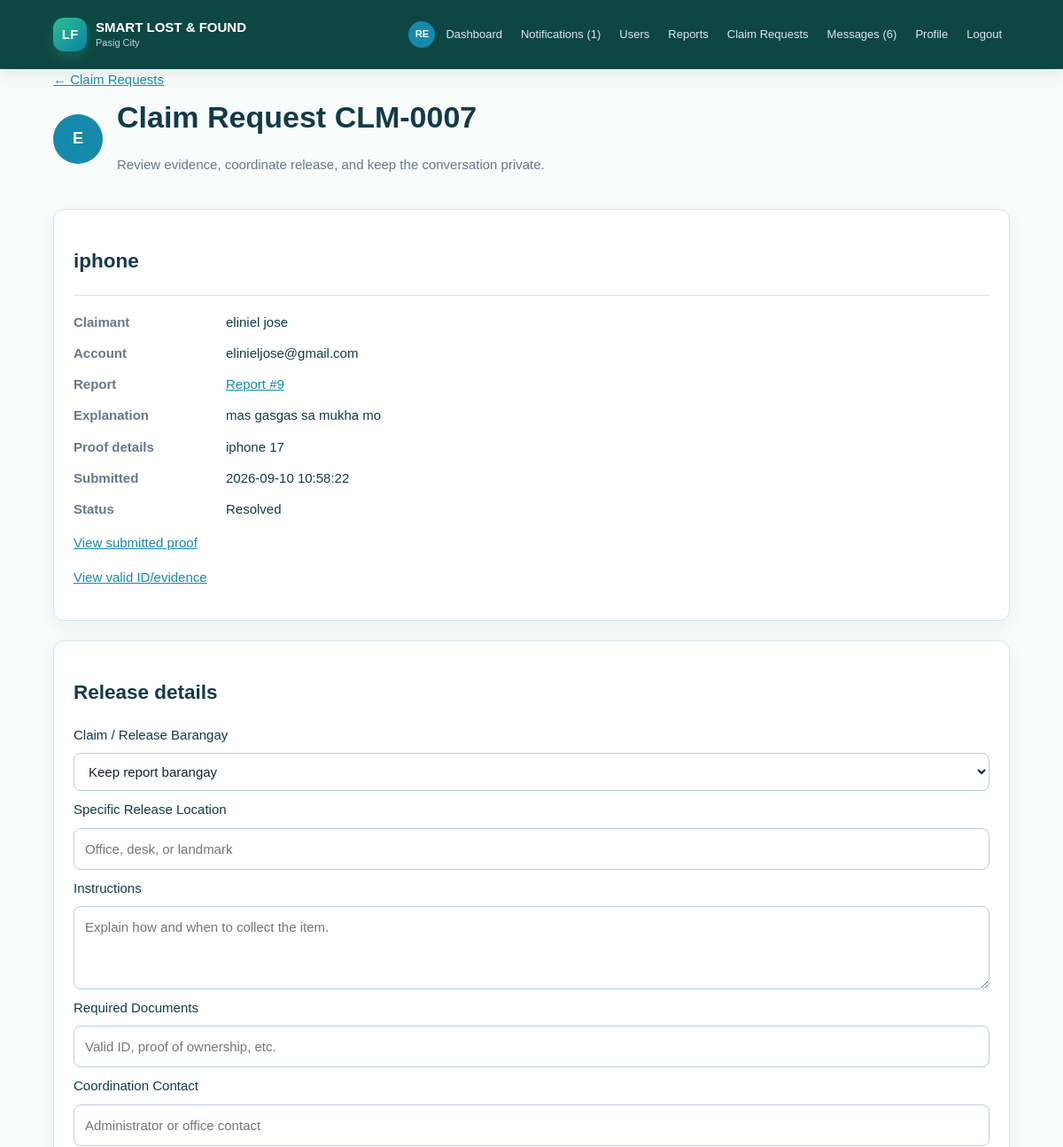
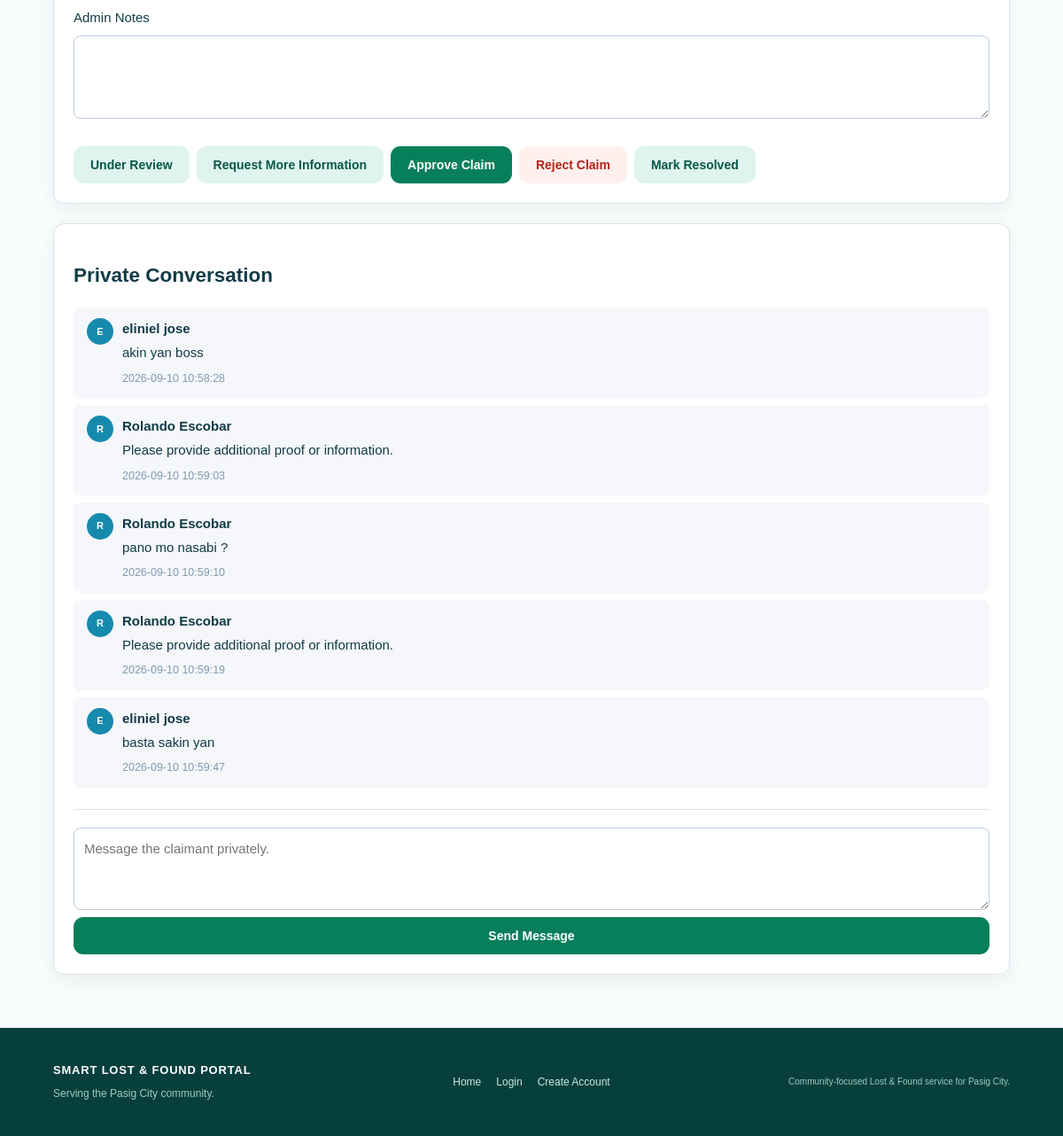
The page /admin/claims/7 (signed in) on the database its author committed (2 pictures, top to bottom).
### tables this page shows
CREATE TABLE users (id INTEGER PRIMARY KEY AUTOINCREMENT, username TEXT UNIQUE NOT NULL, email TEXT UNIQUE NOT NULL, password_hash TEXT NOT NULL, role TEXT NOT NULL DEFAULT 'STUDENT', full_name TEXT, student_id TEXT, security_question TEXT, security_answer_hash TEXT, account_status TEXT DEFAULT 'ACTIVE', created_at TEXT, profile_picture TEXT, theme_preference TEXT DEFAULT 'light');

CREATE TABLE claims (id INTEGER PRIMARY KEY AUTOINCREMENT, item_id INTEGER NOT NULL, claimant_id INTEGER NOT NULL, proof TEXT, status TEXT NOT NULL DEFAULT 'PENDING', admin_notes TEXT, created_at TEXT DEFAULT CURRENT_TIMESTAMP, reviewed_at TEXT, reason TEXT, proof_filename TEXT, id_filename TEXT, updated_at TEXT, release_barangay TEXT, release_location TEXT, release_instructions TEXT, required_documents TEXT, coordination_contact TEXT, FOREIGN KEY(item_id) REFERENCES items(id), FOREIGN KEY(claimant_id) REFERENCES users(id));

CREATE TABLE items (id INTEGER PRIMARY KEY AUTOINCREMENT, user_id INTEGER NOT NULL, item_type TEXT NOT NULL, item_name TEXT NOT NULL, category TEXT NOT NULL, location TEXT NOT NULL, item_date TEXT NOT NULL, item_time TEXT, color TEXT, description TEXT, status TEXT NOT NULL DEFAULT 'ACTIVE', created_at TEXT DEFAULT CURRENT_TIMESTAMP, additional_details TEXT, contact_info TEXT, image_filename TEXT, updated_at TEXT, specific_location TEXT, review_notes TEXT, FOREIGN KEY(user_id) REFERENCES users(id));

CREATE TABLE messages (id INTEGER PRIMARY KEY AUTOINCREMENT, sender_id INTEGER NOT NULL, recipient_id INTEGER, item_id INTEGER, claim_id INTEGER, body TEXT NOT NULL, created_at TEXT DEFAULT CURRENT_TIMESTAMP, read_at TEXT, FOREIGN KEY(sender_id) REFERENCES users(id), FOREIGN KEY(recipient_id) REFERENCES users(id), FOREIGN KEY(item_id) REFERENCES items(id), FOREIGN KEY(claim_id) REFERENCES claims(id));

### main.py (the view)
@app.route("/admin/claims/<int:claim_id>")
def admin_claim_detail(claim_id):
    if (blocked := admin_required()):
        return blocked
    conn = get_connection()
    claim_row = conn.execute(
        "SELECT claims.*,items.item_name,items.item_type,items.location,items.item_date,items.description,items.image_filename,users.full_name AS claimant_name,users.email AS claimant_email,users.profile_picture AS claimant_picture "
        "FROM claims JOIN items ON items.id=claims.item_id JOIN users ON users.id=claims.claimant_id WHERE claims.id=?",
        (claim_id,)
    ).fetchone()
    changed = conn.execute(
        "UPDATE messages SET read_at=? WHERE claim_id=? AND recipient_id=? AND read_at IS NULL",
        (now(), claim_id, session["user_id"])
    )
    if changed.rowcount:
        log_action(conn, "MESSAGE_SEEN", f"{changed.rowcount} message(s) for claim {claim_code(claim_id)} marked seen.")
    messages = conn.execute("SELECT messages.*,users.full_name,users.email,users.profile_picture FROM messages JOIN users ON users.id=messages.sender_id WHERE messages.claim_id=? ORDER BY messages.id", (claim_id,)).fetchall()
    conn.close()
    if not claim_row:
        abort(404)
    return render_template("admin_claim_detail.html", claim=claim_row, messages=messages)

### database.py (called while the page is built)
def get_connection():
    conn = sqlite3.connect(DB_NAME)
    conn.row_factory = sqlite3.Row
    conn.execute("PRAGMA foreign_keys = ON")
    return conn

### main.py (called while the page is built)
def now():
    return datetime.now().isoformat(timespec="seconds")

def is_admin(user=None):
    return bool(user and str(user["role"]).upper() == "ADMIN")

def current_user():
    user_id = session.get("user_id")
    if not user_id:
        return None
    conn = get_connection()
    user = conn.execute("SELECT * FROM users WHERE id=?", (user_id,)).fetchone()
    conn.close()
    return user

def user_required(message="Please log in to continue."):
    if not session.get("user_id"):
        flash(message, "info")
        return redirect(url_for("login", next=request.path))
    return None

def admin_required():
    blocked = user_required("Please log in as an administrator to continue.")
    if blocked:
        return blocked
    if not is_admin(current_user()):
        abort(403)
    return None

def avatar_url(user):
    filename = user["profile_picture"] if user and "profile_picture" in user.keys() else None
    return url_for("static", filename=f"uploads/avatars/{filename}") if filename else None

def initials(user):
    name = (user["full_name"] if user and "full_name" in user.keys() else "") or "User"
    parts = [part for part in name.split() if part]
    return "".join(part[0] for part in parts[:2]).upper() or "U"

def log_action(conn, action, details):
    conn.execute("INSERT INTO audit_logs(user_id,action,details) VALUES(?,?,?)", (session.get("user_id"), action, details))

def claim_code(claim_id):
    return f"CLM-{claim_id:04d}"

### templates/admin_claim_detail.html
{% extends "base.html" %}{% block title %}{{ claim_code(claim['id']) }} | Pasig City{% endblock %}{% block content %}<div class="page-head"><a href="{{ url_for('admin_claims') }}">&larr; Claim Requests</a><div class="profile-header">{% if claim['claimant_picture'] %}<img class="avatar avatar-medium" src="{{ url_for('static',filename='uploads/avatars/' + claim['claimant_picture']) }}" alt="Claimant profile picture">{% else %}<div class="avatar avatar-medium">{{ claim['claimant_name'][0]|upper if claim['claimant_name'] else 'U' }}</div>{% endif %}<div><h1>Claim Request {{ claim_code(claim['id']) }}</h1><p class="muted">Review evidence, coordinate release, and keep the conversation private.</p></div></div></div><section class="panel"><h2>{{ claim['item_name'] }}</h2><dl><dt>Claimant</dt><dd>{{ claim['claimant_name'] or claim['claimant_email'] }}</dd><dt>Account</dt><dd>{{ claim['claimant_email'] }}</dd><dt>Report</dt><dd><a href="{{ url_for('admin_report_detail',item_id=claim['item_id']) }}">Report #{{ claim['item_id'] }}</a></dd><dt>Explanation</dt><dd>{{ claim['reason'] }}</dd><dt>Proof details</dt><dd>{{ claim['proof'] }}</dd><dt>Submitted</dt><dd>{{ claim['created_at'] }}</dd><dt>Status</dt><dd>{{ claim['status']|title }}</dd></dl>{% if claim['proof_filename'] %}<p><a href="{{ url_for('private_file',filename=claim['proof_filename']) }}">View submitted proof</a></p>{% endif %}{% if claim['id_filename'] %}<p><a href="{{ url_for('private_file',filename=claim['id_filename']) }}">View valid ID/evidence</a></p>{% endif %}</section><section class="panel"><h2>Release details</h2><form method="post" action="{{ url_for('admin_claim_action',claim_id=claim['id'],action='approve') }}" class="form"><label>Claim / Release Barangay</label><select name="release_barangay"><option value="">Keep report barangay</option>{% for district,places in barangays.items() %}<optgroup label="{{ district }}">{% for place in places %}<option value="{{ place }}" {% if claim['release_barangay']==place %}selected{% endif %}>{{ place }}</option>{% endfor %}</optgroup>{% endfor %}</select><label>Specific Release Location</label><input name="release_location" value="{{ claim['release_location'] or '' }}" placeholder="Office, desk, or landmark"><label>Instructions</label><textarea name="release_instructions" rows="3" placeholder="Explain how and when to collect the item.">{{ claim['release_instructions'] or '' }}</textarea><label>Required Documents</label><input name="required_documents" value="{{ claim['required_documents'] or '' }}" placeholder="Valid ID, proof of ownership, etc."><label>Coordination Contact</label><input name="coordination_contact" value="{{ claim['coordination_contact'] or '' }}" placeholder="Administrator or office contact"><label>Admin Notes</label><textarea name="notes" rows="3">{{ claim['admin_notes'] or '' }}</textarea><div class="admin-actions"><button class="btn secondary" formaction="{{ url_for('admin_claim_action',claim_id=claim['id'],action='under-review') }}">Under Review</button><button class="btn secondary" formaction="{{ url_for('admin_claim_action',claim_id=claim['id'],action='request-info') }}">Request More Information</button><button class="btn primary">Approve Claim</button><button class="btn danger" formaction="{{ url_for('admin_claim_action',claim_id=claim['id'],action='reject') }}">Reject Claim</button><button class="btn secondary" formaction="{{ url_for('admin_claim_action',claim_id=claim['id'],action='resolve') }}">Mark Resolved</button></div></form></section><section class="panel"><h2>Private Conversation</h2>{% for message in messages %}<div class="chat-message">{% if message['profile_picture'] %}<img class="avatar avatar-small" src="{{ url_for('static',filename='uploads/avatars/' + message['profile_picture']) }}" alt="Profile picture">{% else %}<span class="avatar avatar-small">{{ message['full_name'][0]|upper if message['full_name'] else 'U' }}</span>{% endif %}<div><b>{{ message['full_name'] or message['email'] }}</b><p>{{ message['body'] }}</p><small>{{ message['created_at'] }}</small></div></div>{% else %}<div class="empty">No messages yet.</div>{% endfor %}<form method="post" action="{{ url_for('claim_message',claim_id=claim['id']) }}" class="message-form"><textarea name="body" rows="3" placeholder="Message the claimant privately." required></textarea><button class="btn primary">Send Message</button></form></section>{% endblock %}

### static/style.css (style rules this page uses)
* { box-sizing:border-box }
body { margin:0;background:#f5f7fa;color:#172033;font:15px/1.55 Arial,Helvetica,sans-serif }
.home-note,.primary-action,.feature-card,.action-card,.panel,.item-card,.admin-row { background:#fff;border:1px solid #d9e2ec;border-radius:12px;box-shadow:0 7px 20px rgba(16,42,67,.06) }
.page-head { margin-bottom:24px }
.page-head h1 { margin:5px 0;font-size:34px }
.muted { color:#66788a }
.btn { display:inline-block;border:0;border-radius:8px;padding:11px 16px;text-decoration:none;cursor:pointer;font-weight:700;font-size:14px }
.btn.primary { background:#168aad;color:#fff }
.btn.secondary { background:#e8f1f5;color:#164e63 }
.btn.danger { background:#fff0ed;color:#b42318 }
.form { display:flex;flex-direction:column;gap:9px }
.form input,.form select,.form textarea,.filter-bar input,.filter-bar select { width:100%;padding:11px 12px;border:1px solid #bcccdc;border-radius:8px;background:#fff;color:#172033;font:inherit }
.form textarea { resize:vertical }
.form small,small { color:#66788a }
.panel { padding:22px;margin-bottom:22px }
.message-form { border-top:1px solid #d9e2ec;margin-top:24px;padding-top:20px;display:flex;flex-direction:column;gap:8px }
.message-form textarea { padding:11px;border:1px solid #bcccdc;border-radius:8px;font:inherit }
dl { display:grid;grid-template-columns:160px 1fr;gap:12px;border-top:1px solid #d9e2ec;padding-top:18px;margin-top:20px;text-align:left }
dt { font-weight:700;color:#66788a }
dd { margin:0 }
.back-link,a { color:#168aad }
.admin-actions { display:flex;flex-wrap:wrap;gap:8px;margin-top:22px }
.chat-message { padding:12px 15px;margin:8px 0;background:#f5f7fa;border-radius:8px;display:flex;align-items:flex-start;gap:10px }
.chat-message p { margin:4px 0 }
.chat-message small { color:#829ab1 }
.avatar { width:42px;height:42px;border-radius:50%;object-fit:cover;background:#168aad;color:#fff;display:inline-flex;align-items:center;justify-content:center;font-weight:800;flex:0 0 auto }
.avatar-small { width:30px;height:30px;font-size:11px }
.avatar-medium { width:56px;height:56px;font-size:18px }
.profile-header { display:flex;align-items:center;gap:16px }

### static/home.css (style rules this page uses)
:root { --pasig-green: #087f5b; --pasig-green-dark: #075943; --pasig-blue: #087ea4; --pasig-ink: #123b47; --pasig-mist: #eef8f5; --pasig-line: #d8ebe5; }
body { background: #f8fcfb; color: var(--pasig-ink); }
.btn { border-radius: 11px; padding: 13px 19px; transition: transform .2s ease, box-shadow .2s ease, background .2s ease; }
.btn.primary { background: var(--pasig-green); }
.btn.secondary { background: #dff3ef; color: var(--pasig-green-dark); }

### rows shown on the page
users: full_name "E", full_name "eliniel jose", claimant_email "elinieljose@gmail.com"
claims: id "CLM-0007", item_id "9", reason "mas gasgas sa mukha mo", proof "iphone 17", created_at "2026-09-10 10:58:22", status "Resolved"
items: item_name "iphone"
messages: full_name "E", full_name "eliniel jose", body "akin yan boss", created_at "2026-09-10 10:58:28"
messages: full_name "R", full_name "Rolando Escobar", body "Please provide additional proof or information.", created_at "2026-09-10 10:59:03"
messages: full_name "R", full_name "Rolando Escobar", body "pano mo nasabi ?", created_at "2026-09-10 10:59:10"
messages: full_name "R", full_name "Rolando Escobar", body "Please provide additional proof or information.", created_at "2026-09-10 10:59:19"
messages: full_name "E", full_name "eliniel jose", body "basta sakin yan", created_at "2026-09-10 10:59:47"

### other values the page prints
{{ initials(current_user) }} "RE"
{{ unread_notifications }} "1"
{{ unread_messages }} "6"
